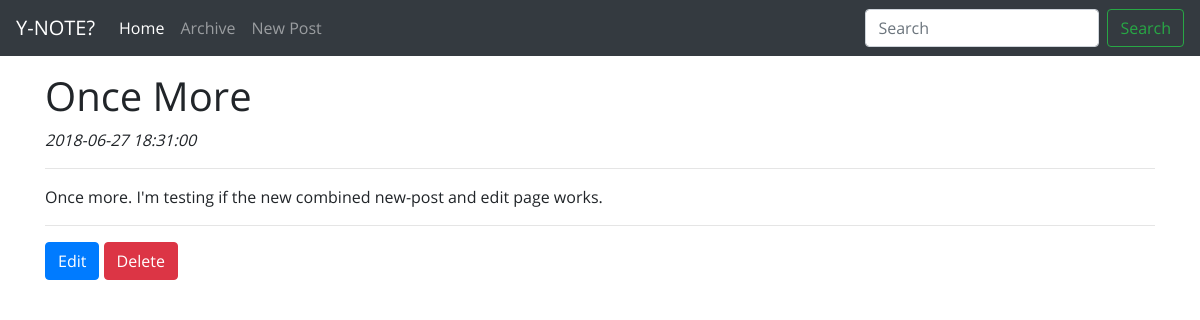
The app's page /readpost.php?id-post=9, older data.
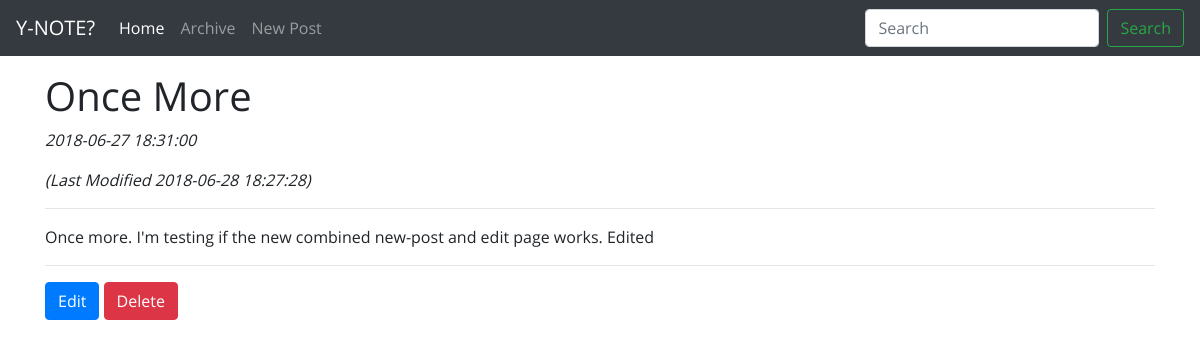
The same page, newer data.
### tables this page shows
CREATE TABLE `posts` (
  `id_post` int(11) NOT NULL AUTO_INCREMENT,
  `date_post` datetime DEFAULT NULL,
  `date_modified` datetime DEFAULT NULL,
  `title_post` varchar(255) DEFAULT NULL,
  `content` text,
  PRIMARY KEY (`id_post`)
);

### readpost.php (the view, shortened to what this page needs)
<?php
    include_once "config.php";
    if (isset($_GET['id-post'])) {
        $id_post = (int) $_GET['id-post'];
    }
    $sql = "SELECT * FROM posts WHERE id_post = '$id_post'";
    $result_sql = mysqli_query($db_handle, $sql);
    $res_sql_array = mysqli_fetch_array($result_sql);
    $title_post = $res_sql_array['title_post'];
    $date_post = $res_sql_array['date_post'];
    if (!is_null($res_sql_array['date_modified'])) {
        $date_modified = $res_sql_array['date_modified'];
    }
    $content = $res_sql_array['content'];
    include "header.php";
    include "navbar.php";
    echo "<h1>$title_post</h1>";
    echo "<p><em>$date_post</em><p>";
    if (isset($date_modified)) {
        echo "<p><em>(Last Modified $date_modified)</em></p>";
    }
    echo "<hr>";
    echo $content;
    echo "<hr>";
    ?>
    <a href="posting.php?id-post=<?php echo $id_post; ?>" class="btn btn-primary">Edit</a>
    <form class="form-delete" action="process.php" method="post">
        <button id="delete" class="btn btn-danger" type="submit" name="delete-post" value="<?php echo $id_post; ?>">Delete</button>
    </form>
    <?php include "tail.php"; ?>

Row changes from the older to the newer data that the page shows:
changed posts "Once More": date_modified (not shown) → "2018-06-28 18:27:28"; content "Once more. I'm testing if the new combined new-post and edit page works." → "Once more. I'm testing if the new combined new-post and edit page works. Edited"
Text that changed along with them:
text now shown: "(Last Modified )"
